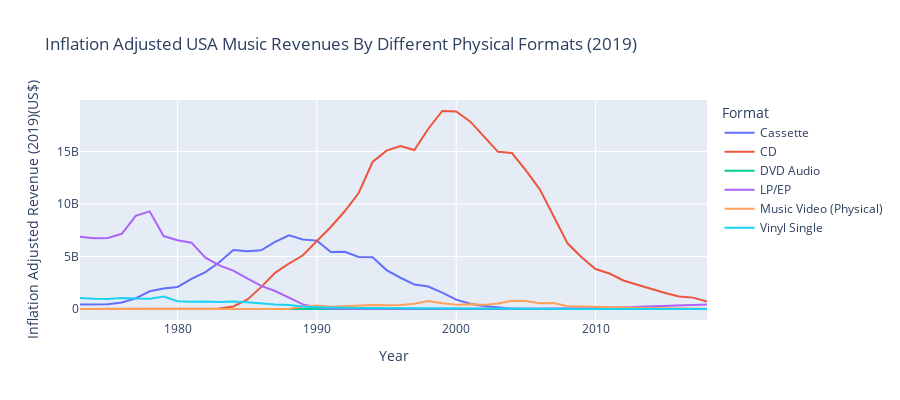

The notebook cell this image was saved under:
### Code cell
#comparison of different formats of music - Revenue Generated
#Line chart
us_music_revenue = pd.read_csv('./dataset/US Recorded Music Revenues by Format.csv')

selected_df1 = us_music_revenue[us_music_revenue['Format'].isin(['Cassette', 'CD', 'DVD Audio', 'LP/EP', 'Music Video (Physical)', 'Vinyl Single'])]

selected_df2 = us_music_revenue[us_music_revenue['Format'].isin(['Download Album', 'Download Single', 'On-Demand Streaming (Ad-Supported)', 'Other Ad-Supported Streaming', 'Other Digital'])]

fig_8 = px.line(selected_df1, x="Year", y="Revenue (Inflation Adjusted)", color="Format",
              title="Inflation Adjusted USA Music Revenues By Different Physical Formats (2019)")

# customize the layout of the top 5 line chart
fig_8.update_layout(
    xaxis_title="Year",
    yaxis_title="Inflation Adjusted Revenue (2019)(US$)",
    )

fig_8.update_layout(height = 400)
